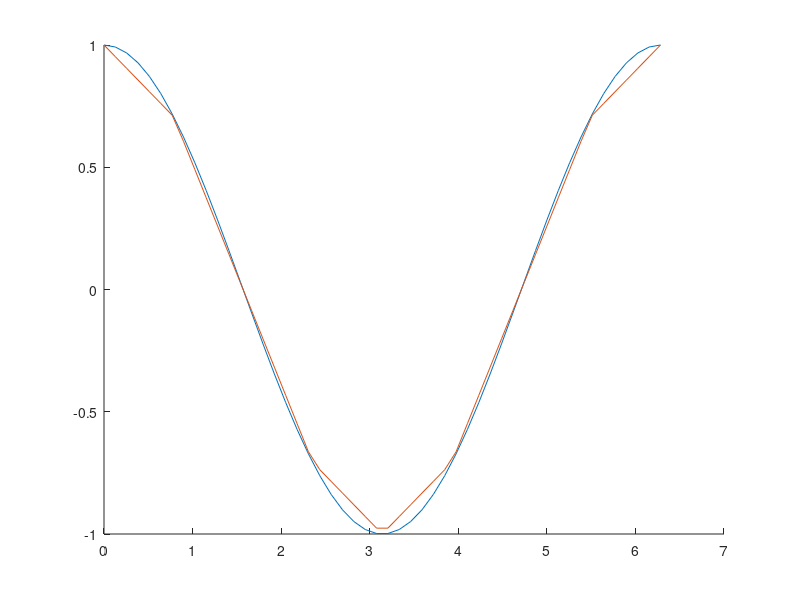

Here is the MATLAB script that generated this plot:
x = 0: pi/4 : 2 * pi;
f = cos(x);

interval = linspace(0,2*pi,50);

pol = interp1(x,f,"pp");

hold on
plot(interval, cos(interval))
plot(interval, ppval(pol, interval))